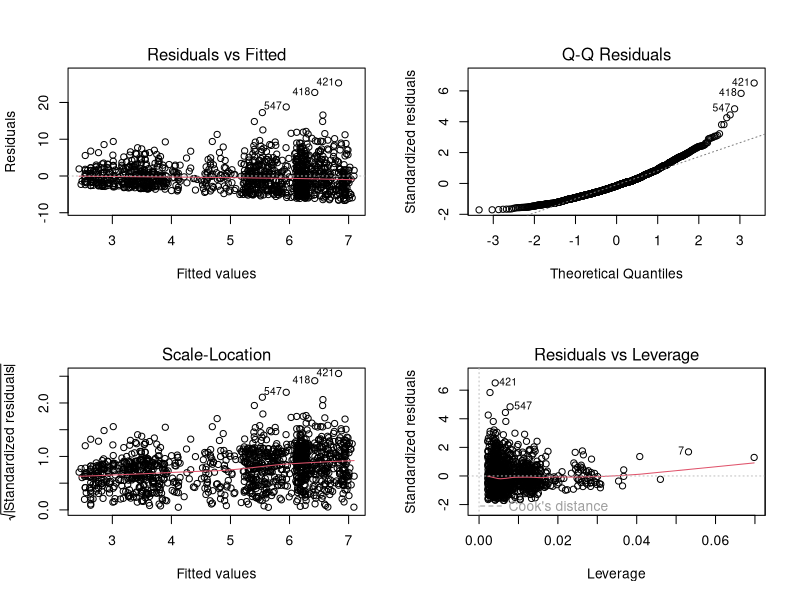
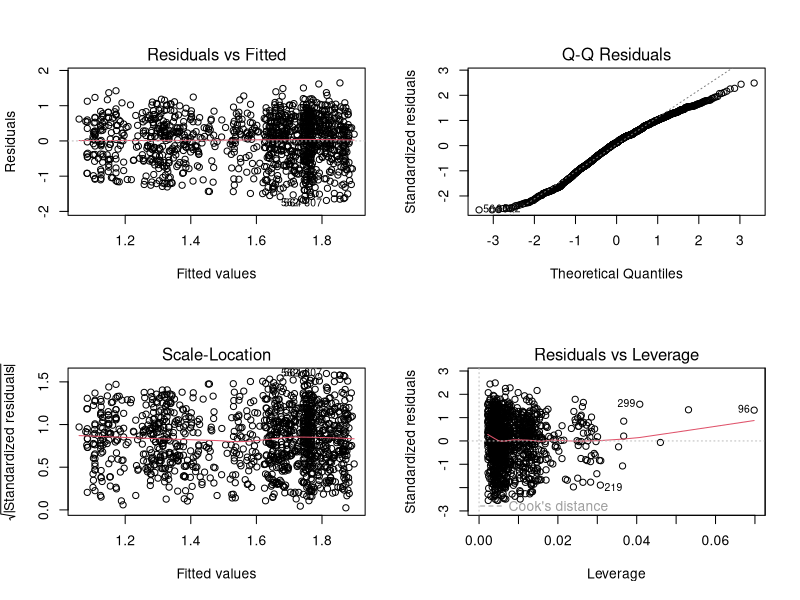
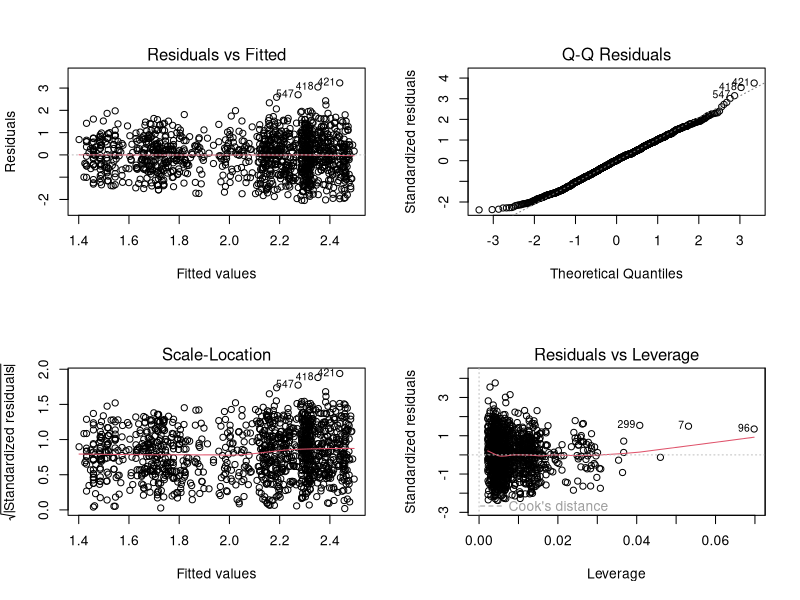
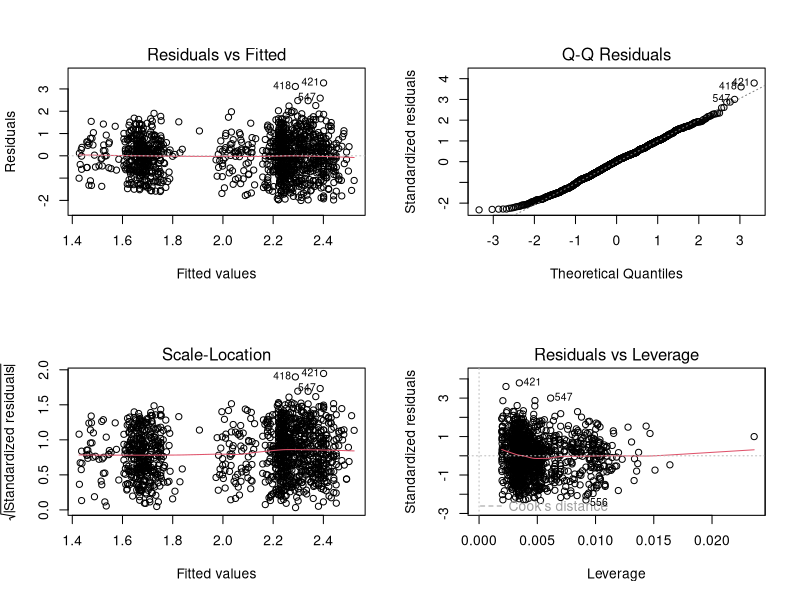
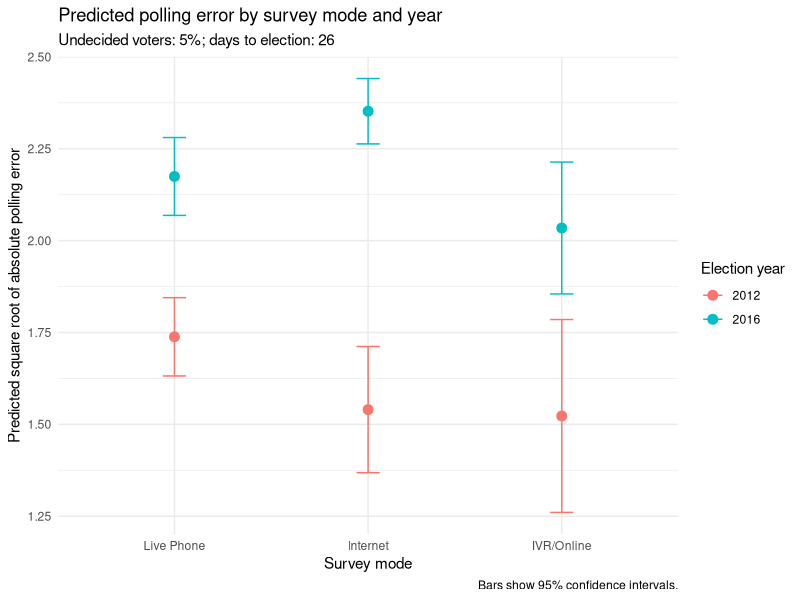
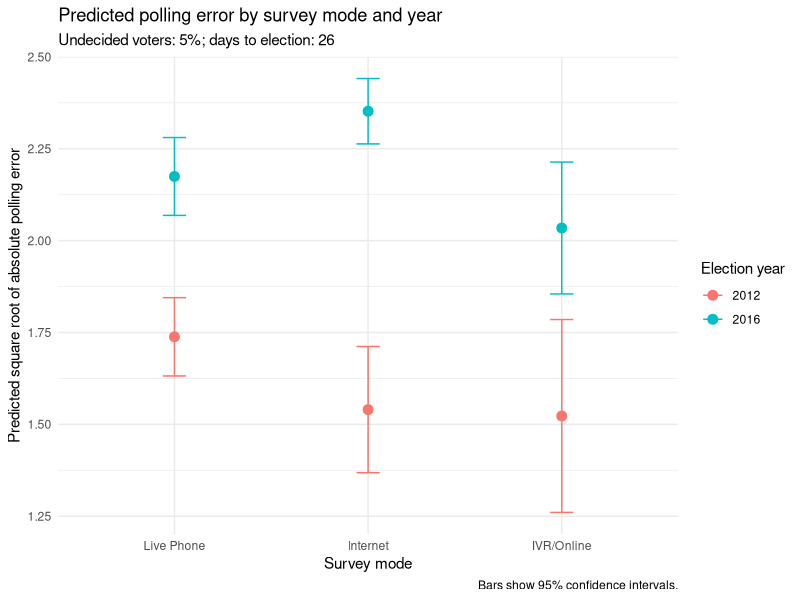

R code for these plots, in order:
library(tidyverse)

# Read the main analysis dataset
analysis <- read_csv("project datasets/analysis_data_final.csv")

# Check the data
glimpse(analysis)
summary(analysis)

# Set reference groups: 2012 and Live Phone
analysis <- analysis |>
  mutate(
    year = factor(year, levels = c(2012, 2016)),
    mode = factor(
      mode,
      levels = c("Live Phone", "Internet", "IVR/Online")
    )
  )

table(analysis$year, analysis$mode)

# Model 1: additive model
model_add <- lm(
  absolute_error ~ Undecided + days_to_election + mode + year,
  data = analysis
)

# Model 2: associations can differ by year
model_interaction <- lm(
  absolute_error ~ year * (Undecided + days_to_election + mode),
  data = analysis
)

summary(model_add)
summary(model_interaction)

# Compare the two nested models
anova(model_add, model_interaction)

# Check diagnostic plots for the interaction model
par(mfrow = c(2, 2))
plot(model_interaction)
par(mfrow = c(1, 1))

# Try a model with a transformed response
model_log <- lm(
  log1p(absolute_error) ~
    year * (Undecided + days_to_election + mode),
  data = analysis
)

par(mfrow = c(2, 2))
plot(model_log)
par(mfrow = c(1, 1))

summary(model_log)

# Check the largest Cook's distances
head(sort(cooks.distance(model_log), decreasing = TRUE), 10)

# Inspect the three largest Cook's distances for the log model
analysis[c(96, 219, 299),
         c("state", "year", "pollster", "mode", "absolute_error")]

model_log_additive <- lm(
  log1p(absolute_error) ~ Undecided + days_to_election + mode + year,
  data = analysis
)

anova(model_log_additive, model_log)

# Fit the same model using a square-root transformation (Final model)
model_sqrt <- lm(
  sqrt(absolute_error) ~ year * (Undecided + days_to_election + mode),
  data = analysis
)

# Check diagnostics
par(mfrow = c(2, 2))
plot(model_sqrt)
par(mfrow = c(1, 1))

summary(model_sqrt)

head(sort(cooks.distance(model_sqrt), decreasing = TRUE), 5)

# Inspect the five largest Cook's distances for the square-root model
analysis[c(96, 7, 299, 219, 237),
         c("state", "year", "pollster", "mode", "absolute_error")]

model_sqrt_additive <- lm(
  sqrt(absolute_error) ~ Undecided + days_to_election + mode + year,
  data = analysis
)

par(mfrow = c(2, 2))
plot(model_sqrt_additive)
par(mfrow = c(1, 1))

anova(model_sqrt_additive, model_sqrt)

#| echo: false

library(tidyverse)

# Predict the model outcome for each survey mode and year
plot_data <- expand_grid(
  year = levels(analysis$year),
  mode = levels(analysis$mode),
  Undecided = median(analysis$Undecided, na.rm = TRUE),
  days_to_election = median(analysis$days_to_election, na.rm = TRUE)
) |>
  mutate(
    year = factor(year, levels = levels(analysis$year)),
    mode = factor(mode, levels = levels(analysis$mode))
  )

# Add predictions and 95% confidence intervals
predictions <- predict(
  model_sqrt,
  newdata = plot_data,
  interval = "confidence"
)

plot_data <- bind_cols(plot_data, as_tibble(predictions))

# Plot the predictions

ggplot(plot_data, aes(x = mode, y = fit, colour = year, group = year)) +
  geom_point(size = 3)+
  geom_errorbar(
    aes(ymin = lwr, ymax = upr),
    width = 0.12,
  ) +
  labs(
    title = "Predicted polling error by survey mode and year",
    subtitle = "Undecided voters: 5%; days to election: 26",
    x = "Survey mode",
    y = "Predicted square root of absolute polling error",
    colour = "Election year",
    caption = "Bars show 95% confidence intervals."
  ) +
  theme_minimal()

# Save the plot
ggsave(
  "survey_mode_predictions.png",
  width = 8,
  height = 5,
  dpi = 300
)
